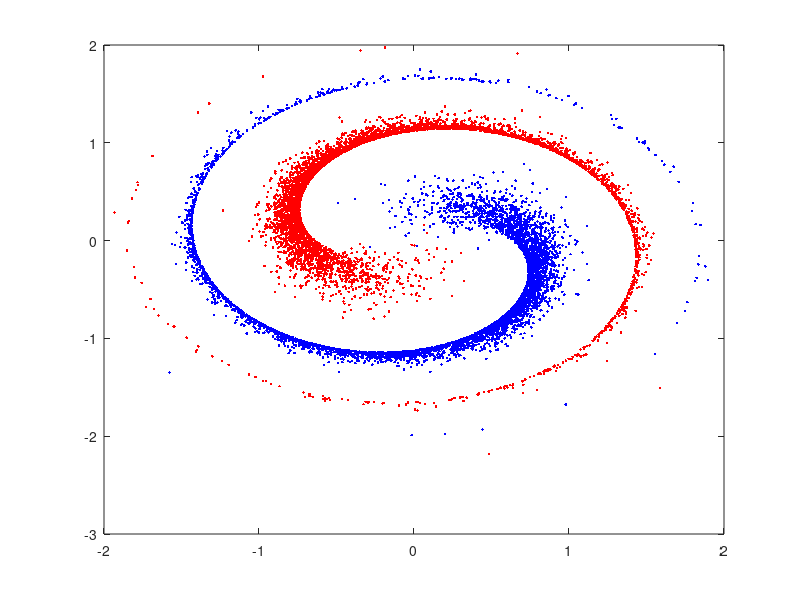

The MATLAB source for this figure: (Note: this script raises an error after producing the figure.)
%function testSpiral2()
close all;
load('./twoSpirals.mat');

% not displaying the label clc
figure;
class1=find(Y==0);
class2=find(Y==1);
plot(X(class1,1), X(class1,2), 'r.');  hold on;
plot(X(class2,1), X(class2,2), 'b.');  hold on;

% displaying the label Y 
%for i=1:length(X)
%    plot(X(i,1), X(i,2), '.', 'Color', [Y(i)./2  Y(i)./2 1]); hold on;
%end

options.t = 1;

s = RandStream('mt19937ar','Seed',1);    
idx = randperm(s,numel(Y));
X = X(idx,:);
Y = Y(idx,:);

%[model] = incrementalLearn(X, Y, options);
[~,model]=MAED_incremental(X,Y,25,100,options);


figure;
plot(X(:,1), X(:,2), '.');  hold on;
for i=1:25
    class1=find(model.Y==0);
    class2=find(model.Y==1);
    plot(model.X(class1,1), model.X(class1,2),'rx','MarkerSize',12); hold on;
    plot(model.X(class2,1), model.X(class2,2),'gx','MarkerSize',12); hold on;
end